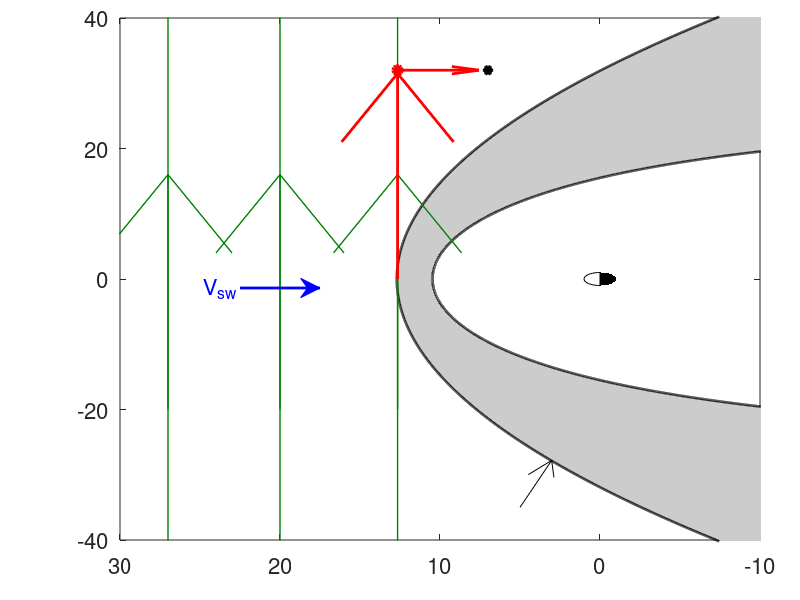

Write the MATLAB code that produced this figure. (Note: this script raises an error after producing the figure.)
Bz = 2;
Dp = 2;
Vs = 400;
VA = 50;

as = 14.2*Dp^(-1/6);
bs = as*(27 + 84*VA^2/Vs^2)^(-2)*Dp^(-1/3);


Y = -50:0.01:50;
X = as - bs*Y.^2;


alpha = (0.58-0.01*Bz)*(1 + 0.01*Dp);
r0 = (11.4 + 0.14*Bz)*Dp^(-1/6.6);
theta = -160:0.01:160;

rr = r0*(2./(1 + cosd(theta))).^alpha;
Xmp = rr.*cosd(theta);
Ymp = rr.*sind(theta);


%%

fn=figure;

set(fn,'Position',[10 10 300 500])
    h(1)=axes('position',[0.15 0.1 0.80 0.87]); % [x y dx dy]
    ud=get(fn,'userdata');
    ud.subplot_handles=h;
    set(fn,'userdata',ud);
    set(fn,'defaultLineLineWidth',3);
    set(fn,'defaultAxesFontSize',16)
    
plot(h(1),X,Y,'k')
hold(h(1),'on')
plot(h(1),Xmp,Ymp,'k')
fill(h(1),[X flip(Xmp)],[Y flip(Ymp)],[0.8 0.8 0.8])
quiver(h(1),20,-20,00,40,'linewidth',1.0,'color',[0 0.5 0])
quiver(h(1),27,-20,00,40,'linewidth',1.0,'color',[0 0.5 0])
quiver(h(1),as,-20,00,40,'linewidth',1.0,'color',[0 0.5 0])
plot(h(1),[27 27],[-50 50],'linewidth',1,'color',[0 0.5 0])
plot(h(1),[20 20],[-50 50],'linewidth',1,'color',[0 0.5 0])
plot(h(1),[as as],[-50 50],'linewidth',1,'color',[0 0.5 0])
quiver(h(1),as,0,00,35,'linewidth',2.0,'color','r')
quiver(h(1),as,32,-as+7.5-0.5,0,'linewidth',2.0,'color','r')
quiver(h(1),5,-35,-2.2,8,'linewidth',0.5,'color','k')
annotation('textarrow',[0.3 0.4],[0.52 0.52],'String','V_{sw}','Linewidth',2,'color','b','fontsize',16)
set(h(1), 'XDir','reverse')
plot(h(1),7,32,'color','k','Marker','h','MarkerFaceColor','k')
plot(h(1),as,32,'color','r','Marker','o','MarkerFaceColor','r')
theta=0:pi/20:pi;
xEarth=sin(theta);yEarth=cos(theta);
patch(h(1),-xEarth,yEarth,'k','edgecolor','none')
patch(h(1),xEarth,yEarth,'w','edgecolor','k')
axis(h(1),[-10 30 -40 40])
hold(h(1),'off')
irf_legend(h(1),'B',[0.12 0.98],'color',[0 0.5 0],'fontsize',16)
irf_legend(h(1),'MSH',[0.9 0.85],'color',[0 0 0],'fontsize',16)
irf_legend(h(1),'R',[0.37 0.75],'color','r','fontsize',16)
irf_legend(h(1),'D_f',[0.53 0.96],'color','r','fontsize',16)
irf_legend(h(1),'Bowshock',[0.8 0.03],'color','k','fontsize',16)
xlabel(h(1),'x (R_E)','fontsize',16)
ylabel(h(1),'y (R_E)','fontsize',16)
%irf_legend(h(1),'V_{sw}',[0.05 0.5],'color','b','fontsize',14

set(gcf,'color','w')